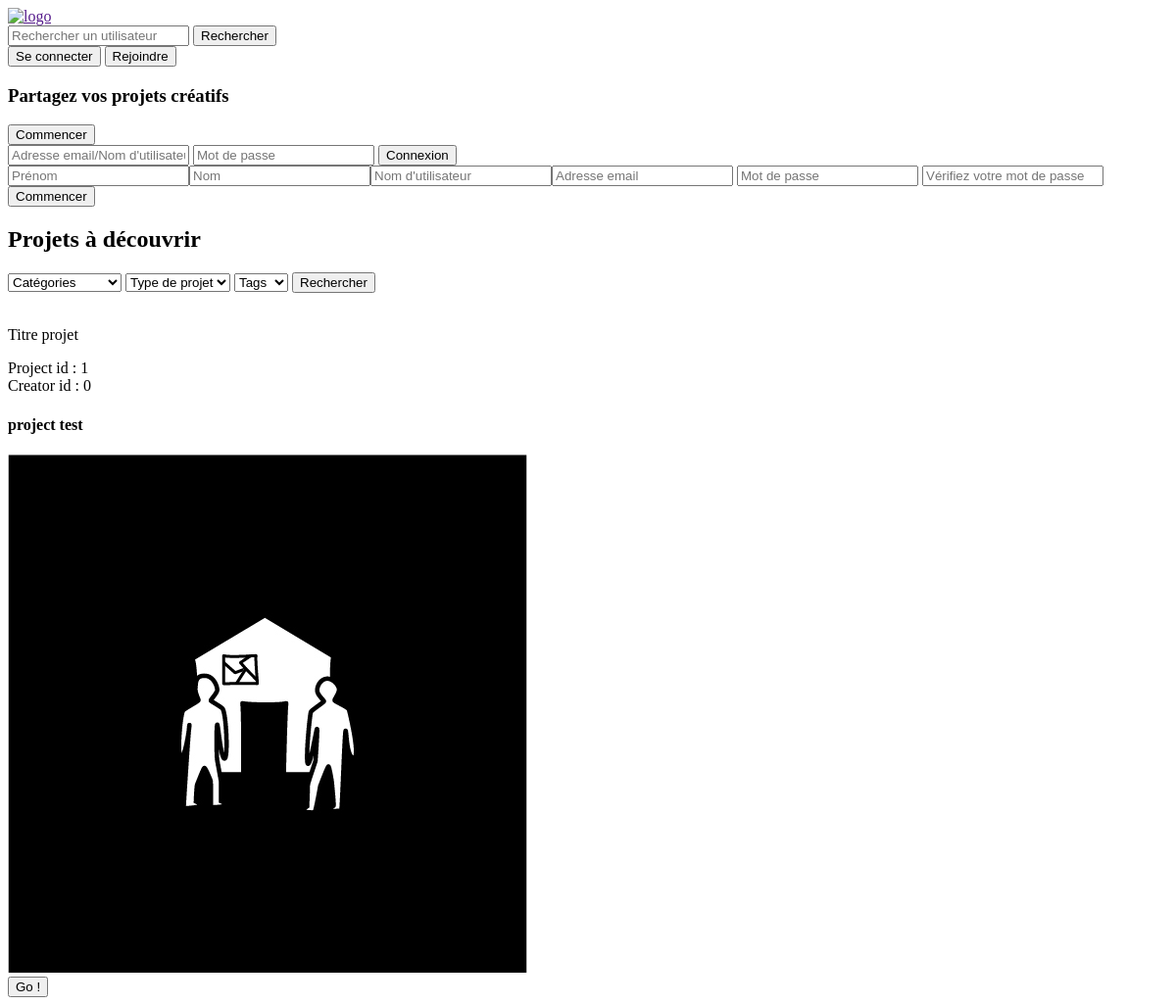
Before: / with the older database file.
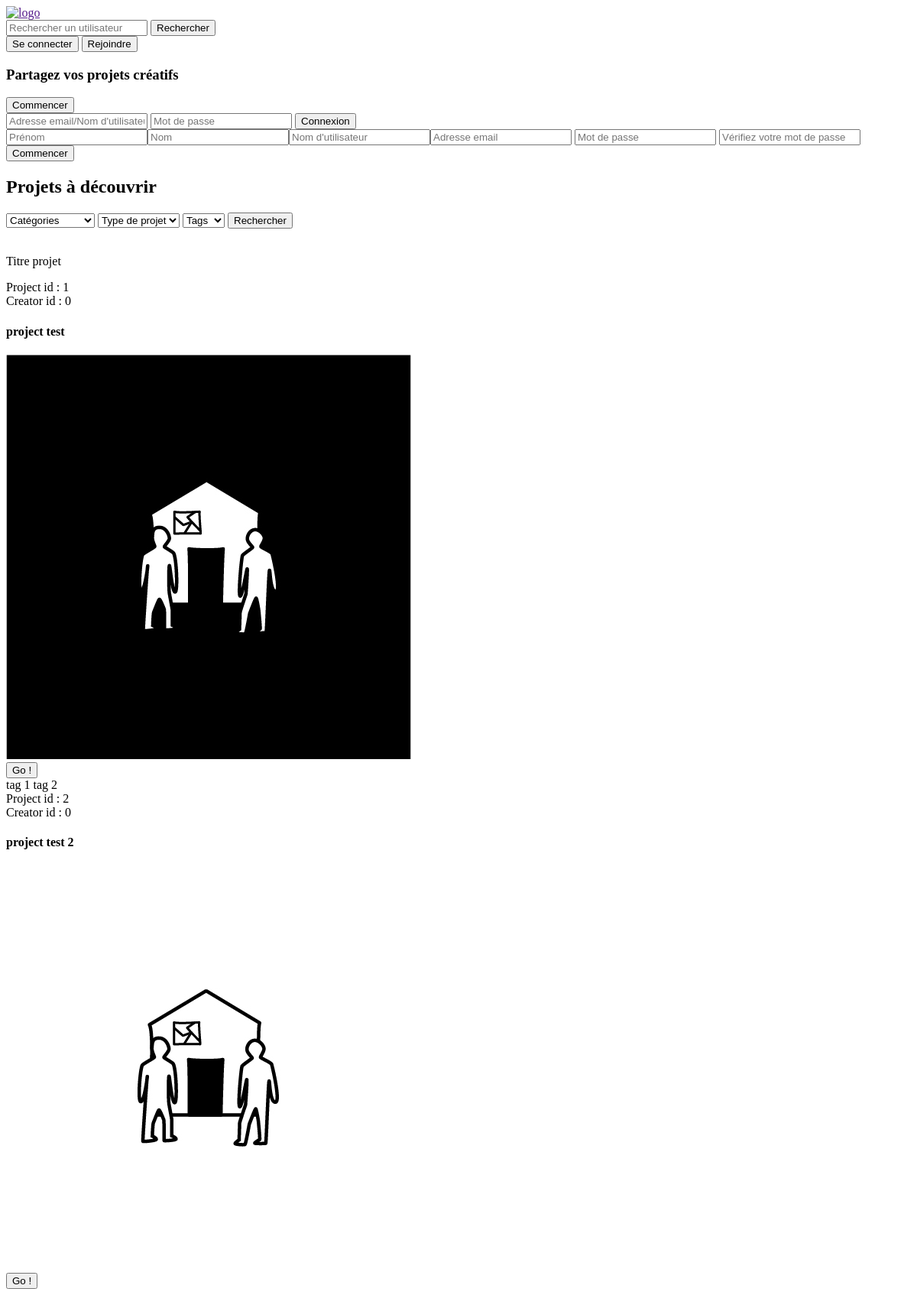
After: the same page with the newer database file.
### tables this page shows
CREATE TABLE `project` (
  `project_id` int(11) NOT NULL,
  `project_name` tinytext NOT NULL,
  `project_txt` text NOT NULL,
  `project_link` tinytext DEFAULT NULL,
  `category_id` int(11) NOT NULL,
  `type_id` int(11) DEFAULT NULL,
  `user_id` int(11) NOT NULL
);

CREATE TABLE `media` (
  `media_id` int(11) NOT NULL,
  `media_type` int(11) DEFAULT NULL,
  `media_path` tinytext NOT NULL
);

### www/functions.php (the view, shortened to what this page needs)
<?php
	function home(){
		$search_input = array(
			'creator_id'=>$_GET['user_id'],
			'selected_category'=>$_GET['cat'],
			'selected_type'=>$_GET['type'],
			'selected_tag'=>$_GET['tag'],
		);
		display($search_input['creator_id'], $search_input['selected_category'], $search_input['selected_type'], $search_input['selected_tag']);
	}
	function display($creator_id, $category_id, $type_id, $tag_id){
		require("include/conn.inc.php");
		function display_by_creator($creator_id, $conn){
			$sql = "SELECT * FROM project WHERE project.user_id = '$creator_id'";
			get_project_data_execute($sql, $conn, 1);
		}
		function get_project_data_execute($sql, $conn, $error_code){
			$result = mysqli_query($conn, $sql);
			$result_check = mysqli_num_rows($result);
			if($result_check > 0){
				while ($row = mysqli_fetch_assoc($result)){
					$project_name = $row['project_name'];
					$project_cat = $row['category_id'];
					$project_type = $row['type_id'];
					$creator_id = $row['user_id'];
					$this_project = $row['project_id'];
					$sql_tag = "SELECT * FROM tag, project_tag WHERE project_tag.project_id = '$this_project' AND tag.tag_id = project_tag.tag_id";
					$result_tag = mysqli_query($conn, $sql_tag);
					$tags_array = mysqli_fetch_all($result_tag);
					$sql_img = "SELECT media.media_path FROM media, project_media, project WHERE project.project_id = project_media.project_id AND project_media.media_id = media.media_id AND project.project_id = '$this_project'";
					$result_img = mysqli_query($conn, $sql_img);
					$media_array = mysqli_fetch_assoc($result_img);
					$media_cover = $media_array['media_path'];
					display_project($this_project, $project_name, $media_cover, $project_cat, $project_type, $tags_array, $creator_id, $conn);
				}
			} else {
				error_empty($error_code);
			}
		}
		function display_project($project_id, $project_name, $media_first, $project_cat, $project_type, $tags_array, $creator_id, $conn){
			if($_GET['cat'] == "" || $project_cat == $_GET['cat']){
				if($_GET['type'] == "" || $project_type == $_GET['type']){
					if($_GET['tag'] == ""){
						echo "Project id : ".$project_id;
						echo "<br>";
						echo "Creator id : ".$creator_id;
						echo '
							<div>
								<h4>'.$project_name.'</h4>
								<img src="'.$media_first.'" alt="Photo du projet : '.$project_name.'">
								<form method="get" action="project.php">
									<input type="hidden" name="project_id" value="'.$project_id.'">
									<button type="submit" name="project_go">Go !</button>
								</form>';
					}
					display_tags($project_id, $conn);
					echo '
						</div>
					';
				}
			}
		}
		function display_tags($project_id, $conn){
			$sql_tags = "SELECT tag.tag_name, tag.tag_id FROM project, project_tag, tag WHERE project.project_id = project_tag.project_id AND project_tag.tag_id = tag.tag_id AND project.project_id = '$project_id'";
			$result_tags = mysqli_query($conn, $sql_tags);
			$project_tags = array();
			while ($row = mysqli_fetch_assoc($result_tags)){
				$new_tag = $row['tag_name'];
				array_push($project_tags, $new_tag);
			}
			for ($i = 0; $i < count($project_tags); $i++){
				echo '
					<span>'.$project_tags[$i].'</span>
				';
			}
		}
		if(isset($creator_id)){
			display_by_creator($creator_id, $conn);
		} else {
			display_newest($conn);
		}
	}

### www/header.php (shortened to what this page needs)
<?php
    require('functions.php');
    require('interface.php');
    echo '
        <!doctype html>
        <html>
        <head>
            <meta charset="utf-8">
            <meta name="viewport" content="width=device-width, initial-scale=1.0">
            <title>MonFolio</title>
        </head>
        <body>
            <nav>
            <a href="">
                <img src="" alt="logo">
            </a>
        ';
    user_searchbar();
    sign_btns();
    echo '
            </nav>
    ';

### www/interface.php (shortened to what this page needs)
<?php
    function filter_searchbar(){
        echo'
            <article>
                <div>
                    <h2>Projets à découvrir</h2>
                    <form action="index.php" method="get">
                        <select name="cat" id="">
                            <option value="">Catégories</option>
                            <option value="0">Graphisme</option>
                            <option value="1">Audiovisuel</option>
                            <option value="2">Web Design</option>
                            <option value="3">Développement</option>
                        </select>
                        <select name="type" id="">
                            <option value="">Type de projet</option>
                            <option value="0">Individuel</option>
                            <option value="1">Collectif</option>
                        </select>
                        <select name="tag" id="">
                            <option value="">Tags</option>
                            <option value="0">Tag 1</option>
                            <option value="1">Tag 2</option>
                            <option value="2">Tag 3</option>
                            <option value="3">Tag 4</option>
                        </select>
                        <button type="submit">Rechercher</button>
                    </form>
                </div>
            </article>
        ';
    }
    function user_searchbar(){
        echo '
            <form action="" method="get">
                <input type="text" name="" id="" placeholder="Rechercher un utilisateur">
                <button>Rechercher</button>
            </form>
        ';
    }
    if(isset($_SESSION['my_user_id'])){
        function signout_btn(){
            echo '
                <form action="include/signout.inc.php" method="POST">
                    <button type="submit" name="signout_submit">Se déconnecter</button>
                </form>
            ';
        }
        function sign_btns(){
            return;
        }
        function signin_form(){
            return;
        }
        function signup_form(){
            return;
        }
        function cta_band(){
            return;
        }
    } else {
        function sign_btns(){
            echo'
                <button>Se connecter</button>
                <button>Rejoindre</button>
            ';
        }
        function signin_form(){
            echo '
                <article>
                    <form action="include/signin.inc.php" method="POST">
                        <input type="text" name="login" placeholder="Adresse email/Nom d\'utilisateur" required>
                        <input type="password" name="pwd" placeholder="Mot de passe" required>
                        <!--
                        <input type="checkbox" name="remember" value="Rester connecté">
                        -->
                        <button type="submit" name="signin_submit">Connexion</button>
                    </form>
                </article>
            ';
        }
        function signup_form(){
            echo '
                <article>
                    <form action="include/signup.inc.php" method="POST">';
            if (isset($_GET['first'])){
                $first_cache = $_GET['first'];
                echo '<input type="text" name="first" placeholder="Prénom" value="'.$first_cache.'" required>';
            } else {
                echo '<input type="text" name="first" placeholder="Prénom" required>';
            }
            if (isset($_GET['last'])){
                $last_cache = $_GET['last'];
                echo '<input type="text" name="last" placeholder="Nom" value="'.$last_cache.'" required>';
            } else {
                echo '<input type="text" name="last" placeholder="Nom" required>';
            }
            if (isset($_GET['uid'])){
                $uid_cache = $_GET['uid'];
                echo '<input type="text" name="uid" placeholder="Nom d\'utilisateur" value="'.$uid_cache.'" required>';
            } else {
                echo '<input type="text" name="uid" placeholder="Nom d\'utilisateur" required>';
            }
            if (isset($_GET['email'])){
                $email_cache = $_GET['email'];
                echo '<input type="email" name="email" placeholder="Adresse email" value="'.$email_cache.'" required>';
            } else {
                echo '<input type="email" name="email" placeholder="Adresse email" required>';
            }
            echo '
                        <input type="password" name="pwd" placeholder="Mot de passe" required>
                        <input type="password" name="pwd_ver" placeholder="Vérifiez votre mot de passe" required>
                        <button type="submit" name="signup_submit">Commencer</button>
                    </form>
                </article>
            ';
        }
        function cta_band(){
            echo'
                <article>
                    <h1>Partagez vos projets créatifs</h1>
                    <form action="">
                        <button>Commencer</button>
                    </form>
                </article>
            ';
        }
    }

### www/index.php (shortened to what this page needs)
<?php
	require('header.php');
?>
	<section>
		<?php
			cta_band();
			signin_form();
			signup_form();
			filter_searchbar();
		?>
			<div>
				<div>
					<p>Titre projet</p>
				</div>
			</div>
	<section>
	<?php
		home();
	?>
	</section>
</body>
</html>

Changed rows visible on the page:
now on this page (row edited): project: project_id "2", user "0", project_name "project test 2", media.media_path (picture)
Other visible differences:
new list line: "tag 1"
new list line: "tag 2"
